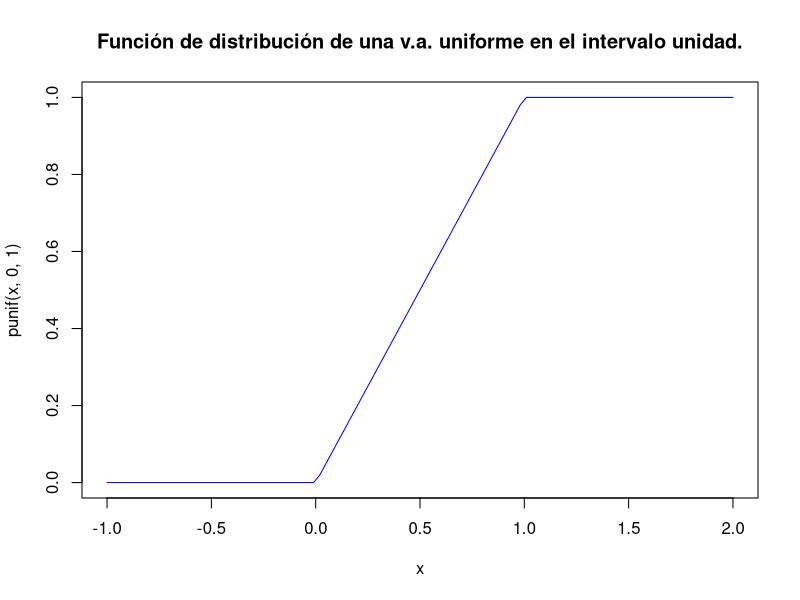
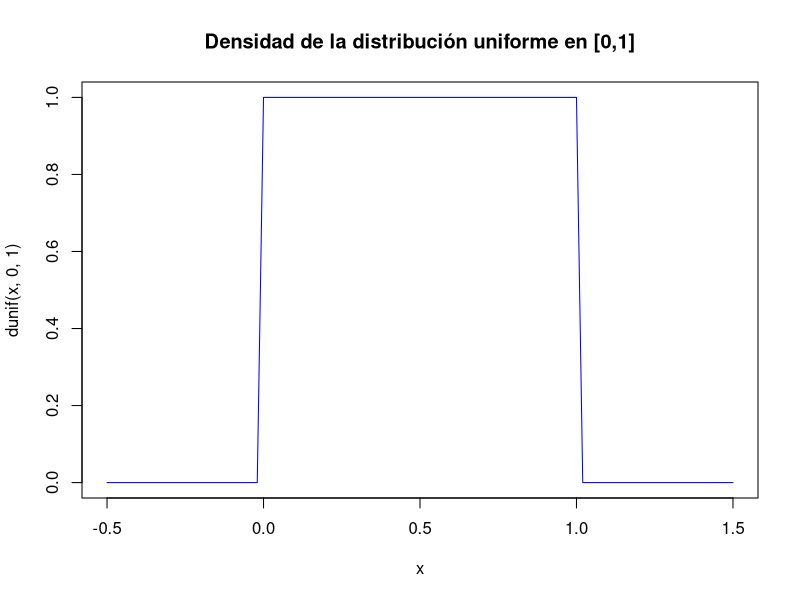

Write R code to recreate these figures, in order.
## ---- chunk 1
knitr::opts_chunk$set(echo = TRUE)
## ---- chunk 2
curve(punif(x,0,1),xlim=c(-1,2),col="blue",
      main="Función de distribución de una v.a. uniforme en el intervalo unidad.")
## ---- chunk 3
curve(dunif(x,0,1),xlim=c(-0.5,1.5),col="blue",
      main="Densidad de la distribución uniforme en [0,1]")
